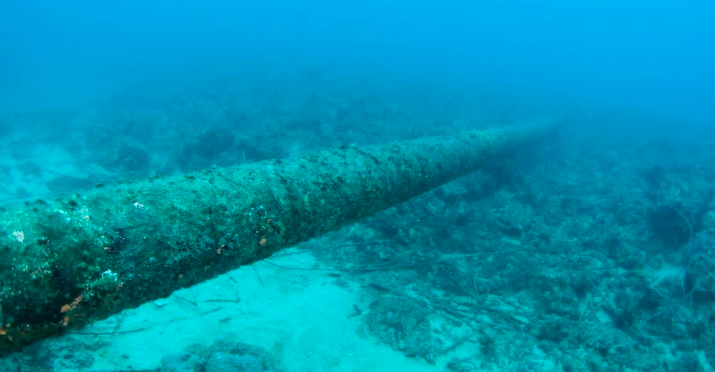
#> input picture images/img1.png, 715 x 372 px, given in place of img1.png.png, which was not available
$ python detection.py --image images/img1.png --n_image images/img1.webp
#> lines starting #> are read from the running program, lines starting #| are printed output that depends on the picture; after the words box and inside, x2 and y2 are one past the last pixel; in counts of white or black regions, pixels touching at a corner belong together; pictures that were not available may be replaced by others from this repository, and a replacement may not be noted
from distutils.log import info
from unittest import result
import cv2 as cv
from cv2 import imshow
from cv2 import split
from cv2 import Sobel
from cv2 import merge
import numpy as np
import argparse
import math
import os
from pyparsing import RecursiveGrammarException
from torch import sqrt_
from scipy.spatial.distance import pdist
from scipy.cluster.hierarchy import ward, fcluster


# Read the image
# Read the image
ap = argparse.ArgumentParser()
ap.add_argument("-i", "--image", required = True, help = "nombre de la imagen")
ap.add_argument("-n", "--n_image", required=True, help= "Número de imagen")
args = vars(ap.parse_args())
path = os.path.join('images', 'img{}.png'.format(args['image']))
n = args['n_image']
save_path = os.path.join('results', '{}.png'.format(n))
# save_path2 = os.path.join('test', 'bilatTest_grads_{}.png'.format(n))
img = cv.imread(path)
#> img is the input picture: shape (372, 715, 3); mean B, G, R 173.5, 143.9, 0.3
# [15 lines of commented-out code are left out]

def morphology_filters(edges):
        # Forma del filtro
    erosion_type = cv.MORPH_RECT
    erosion_type2 = cv.MORPH_ELLIPSE
    # El último parámetro es el tamaño del filtro, en este caso 5x5
    # element = cv.getStructuringElement(erosion_type, (4,4))
    # element2 = cv.getStructuringElement(erosion_type2, (4,4))
    element3 = cv.getStructuringElement(erosion_type2, (1,1))
    element4 = cv.getStructuringElement(erosion_type, (1,1))
    # dst = cv.erode(dst,element2)
    # dst = cv.morphologyEx(img_meanshift, cv.MORPH_CLOSE, element2)
    # dst2 = cv.morphologyEx(dst, cv.MORPH_CLOSE, element2)
    edges_erode = cv.dilate(edges, element4)
    edges_erode = cv.dilate(edges_erode, element4)

    edges_erode = cv.erode(edges_erode, element3)

    return edges_erode
#-------------------------------------  PRE-PROCESSING  ----------------------
def preprocessing(img):
    # img2 = cv.cvtColor(img, cv.COLOR_BGR2RGB)
    img_lab = cv.cvtColor(img, cv.COLOR_RGB2LAB)
#> img_lab: shape (372, 715, 3); mean of channels 0, 1, 2 154.2, 127.4, 192.6
    rows, columns, channel  = img_lab.shape
    l, a, b = cv.split(img_lab)

    l_blur = cv.medianBlur(l, 5)

    for row in range(rows):
        for column in range(columns):
            l_in=  img_lab[row, column, 0]
            l_out = (1.5*l_in) - (0.5*l_blur[row, column])
            img_lab[row, column, 0] = l_out
#> img_lab: shape (372, 715, 3); mean of channels 0, 1, 2 154.1, 127.4, 192.6

    result = cv.cvtColor(img_lab, cv.COLOR_LAB2RGB)
    result_gr = cv.cvtColor(img_lab, cv.COLOR_RGB2GRAY)
    # create a CLAHE object (Arguments are optional).
    clahe = cv.createCLAHE(clipLimit=2.0, tileGridSize=(8,8))

    img_lab[...,0] = clahe.apply(img_lab[...,0])
#> img_lab: shape (372, 715, 3); mean of channels 0, 1, 2 150.9, 127.4, 192.6


    result_prep = cv.cvtColor(img_lab, cv.COLOR_LAB2RGB)
    return result_prep

result_prep = preprocessing(img)

#--------------Clusterización -----------------------------------------#


rows, columns, channel  = result_prep.shape
features = np.zeros(shape=(rows,columns, 6))


img_bilat = cv.bilateralFilter(result_prep, 15, 90, 90)
img_meanshift = cv.pyrMeanShiftFiltering(img_bilat, 20, 20)

# img_rgb = result_prep
# img_hsv = cv.cvtColor(img_rgb, cv.COLOR_RGB2HSV)


##We apply Sobel to each channel
def splitted_sobels(img_rgb):
    # Conversion a escala de grises
    r_img , g_img, b_img = split(img_rgb)


    # [21 lines of commented-out code are left out]
    ddepth = cv.CV_16S

    r_grad_x = cv.Sobel(r_img, ddepth, 1, 0, ksize=3, scale=1, delta=0, borderType=cv.BORDER_DEFAULT)
    r_grad_y = cv.Sobel(r_img, ddepth, 0, 1, ksize=3, scale=1, delta=0, borderType=cv.BORDER_DEFAULT)

    r_abs_grad_x = cv.convertScaleAbs(r_grad_x)
    r_abs_grad_y = cv.convertScaleAbs(r_grad_y)

    g_grad_x = cv.Sobel(g_img, ddepth, 1, 0, ksize=3, scale=1, delta=0, borderType=cv.BORDER_DEFAULT)
    g_grad_y = cv.Sobel(g_img, ddepth, 0, 1, ksize=3, scale=1, delta=0, borderType=cv.BORDER_DEFAULT)

    g_abs_grad_x = cv.convertScaleAbs(g_grad_x)
    g_abs_grad_y = cv.convertScaleAbs(g_grad_y)

    b_grad_x = cv.Sobel(b_img, ddepth, 1, 0, ksize=3, scale=1, delta=0, borderType=cv.BORDER_DEFAULT)
    b_grad_y = cv.Sobel(b_img, ddepth, 0, 1, ksize=3, scale=1, delta=0, borderType=cv.BORDER_DEFAULT)

    b_abs_grad_x = cv.convertScaleAbs(b_grad_x)
    b_abs_grad_y = cv.convertScaleAbs(b_grad_y)


    #TODO: IMPLEMENTAR CALCULO DE SOBEL CON RAIZ CUADRADA
    # sqr_grad = ((grad_x ** 2) + (grad_y ** 2))**0,5

    r_abs_grad = cv.addWeighted(r_abs_grad_x, 0.5, r_abs_grad_y, 0.5, 0)
    g_abs_grad = cv.addWeighted(g_abs_grad_x, 0.5, g_abs_grad_y, 0.5, 0)
    b_abs_grad = cv.addWeighted(b_abs_grad_x, 0.5, b_abs_grad_y, 0.5, 0)

    # imshow('r_img_channel', r_abs_grad)
    # imshow('g_img_channel', g_abs_grad)
    # imshow('b_img_channel', b_abs_grad)
    # # print(np.shape(features))
    return r_abs_grad, g_abs_grad, b_abs_grad
r_abs_grad, g_abs_grad, b_abs_grad = splitted_sobels(img_meanshift)


def multi_edges(r_abs_grad, g_abs_grad, b_abs_grad):
    aperture_size = 3
    histeresys_min_thres = 100
    histeresys_max_thres = 180
    r_edges = cv.Canny(r_abs_grad, histeresys_min_thres, histeresys_max_thres, None, aperture_size)
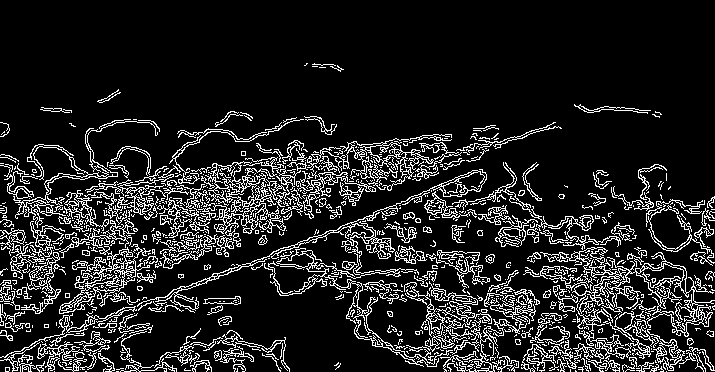
#> r_edges: shape (372, 715); 13.6% white in thin lines or dots, all inside (x1, y1, x2, y2) = (0, 63, 715, 372)
    g_edges = cv.Canny(g_abs_grad, histeresys_min_thres, histeresys_max_thres , None, aperture_size)
#> g_edges: shape (372, 715); 13.5% white in thin lines or dots, all inside (x1, y1, x2, y2) = (0, 90, 715, 372)
    b_edges = cv.Canny(b_abs_grad, histeresys_min_thres, histeresys_max_thres, None, aperture_size)
#> b_edges: shape (372, 715); 7.6% white in thin lines or dots, all inside (x1, y1, x2, y2) = (0, 120, 715, 372)
    r_edges_erode = morphology_filters(r_edges)
    g_edges_erode = morphology_filters(g_edges)
    b_edges_erode = morphology_filters(b_edges)
    return r_edges_erode, g_edges_erode, b_edges_erode, r_edges, g_edges, b_edges
r_edges_erode, g_edges_erode, b_edges_erode, r_edges, g_edges, b_edges = multi_edges(r_abs_grad,
                                                          g_abs_grad,
                                                          b_abs_grad)

# Ejecutamos Hough
def get_rgbchannel_lines(r_edges_erode, g_edges_erode, b_edges_erode, columns):

#> called with columns = 715
    min_long = int(columns*0.30)
    min_gap = int(columns*0.025)
    r_lines = cv.HoughLinesP(r_edges_erode, 1, np.pi/180, 70, 30, min_long, min_gap)
#> r_lines = 43 rows, first 6: [171, 291, 460, 185], [260, 259, 554, 322], [313, 275, 595, 340], [13, 196, 262, 218], [160, 217, 423, 156], [378, 282, 692, 343]
    g_lines = cv.HoughLinesP(g_edges_erode, 1, np.pi/180, 70, 30, min_long, min_gap)
#> g_lines = 40 rows, first 6: [262, 258, 488, 314], [1, 176, 238, 235], [76, 278, 496, 141], [312, 275, 693, 342], [489, 288, 708, 323], [0, 360, 461, 183]
    b_lines = cv.HoughLinesP(b_edges_erode, 1, np.pi/180, 70, 30, min_long, min_gap)
#> b_lines = 15 rows, first 6: [105, 194, 499, 125], [406, 292, 622, 311], [0, 271, 220, 252], [117, 184, 434, 134], [49, 205, 412, 141], [164, 195, 443, 146]

    return r_lines, g_lines, b_lines
r_lines, g_lines, b_lines = get_rgbchannel_lines(r_edges_erode,
                                                 g_edges_erode,
                                                 b_edges_erode,
                                                 columns)


printed_lines_img = img.copy()
def print_lines_and_get_all_lines(r_lines, g_lines, b_lines, printed_lines_img):
    # Dibujamos las líneas resultantes sobre una copia de la imagen original
    rp = printed_lines_img.copy()
    gp = printed_lines_img.copy()
    bp = printed_lines_img.copy()
    # dst3 = img.copy()
    # print('que pasa')
    rl = False
    gl = False
    bl = False
    if r_lines is not None:
        rl= True
        for i in range(0, len(r_lines)):

            l = r_lines[i][0]

            cv.line(printed_lines_img, (l[0], l[1]), (l[2], l[3]), (0,0,255), 1, cv.LINE_AA)
            cv.line(rp, (l[0], l[1]), (l[2], l[3]), (0,0,255), 1, cv.LINE_AA)
#> this loop made 43 passes
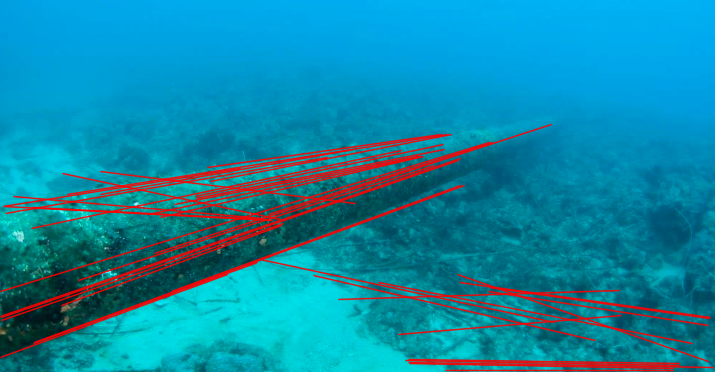
#> printed_lines_img: shape (372, 715, 3); 10.87% of pixels changed, all inside (x1, y1, x2, y2) = (0, 123, 715, 372)
    if g_lines is not None:
        gl = True
        for i in range(0, len(g_lines)):

            l = g_lines[i][0]
            cv.line(printed_lines_img, (l[0], l[1]), (l[2], l[3]), (0,0,255), 1, cv.LINE_AA)
            cv.line(gp, (l[0], l[1]), (l[2], l[3]), (0,0,255), 1, cv.LINE_AA)
#> this loop made 40 passes
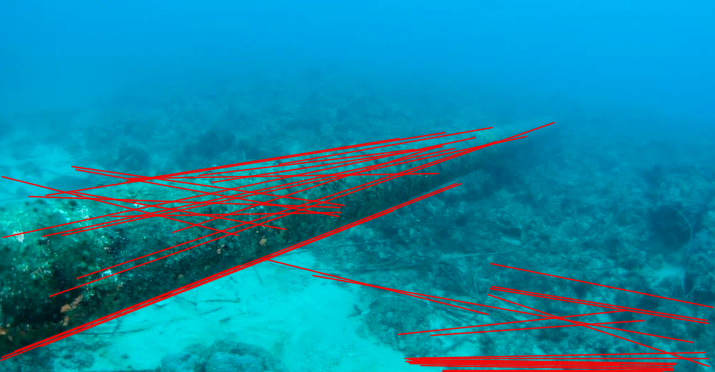
#> gp: shape (372, 715, 3); 10.26% of pixels changed, all inside (x1, y1, x2, y2) = (0, 121, 715, 372)
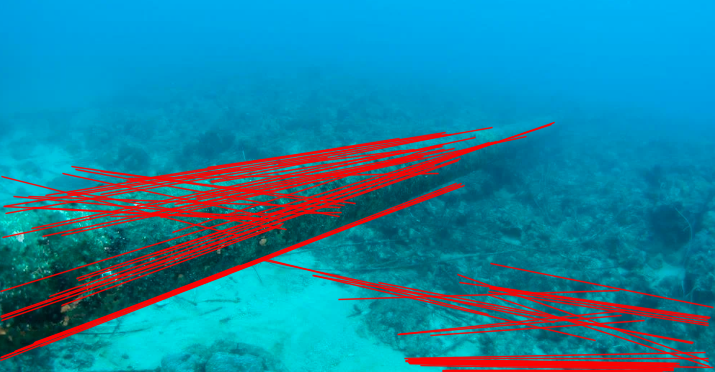
#> printed_lines_img: shape (372, 715, 3); 10.18% of pixels changed, all inside (x1, y1, x2, y2) = (0, 121, 715, 372)
    if b_lines is not None:
        bl = True
        # all_lines = b_lines
        for i in range(0, len(b_lines)):
            l = b_lines[i][0]
            cv.line(printed_lines_img, (l[0], l[1]), (l[2], l[3]), (0,0,255), 1, cv.LINE_AA)
            cv.line(bp, (l[0], l[1]), (l[2], l[3]), (0,0,255), 1, cv.LINE_AA)
#> this loop made 15 passes
#> bp: shape (372, 715, 3); 3.47% of pixels changed, all inside (x1, y1, x2, y2) = (0, 124, 698, 370)
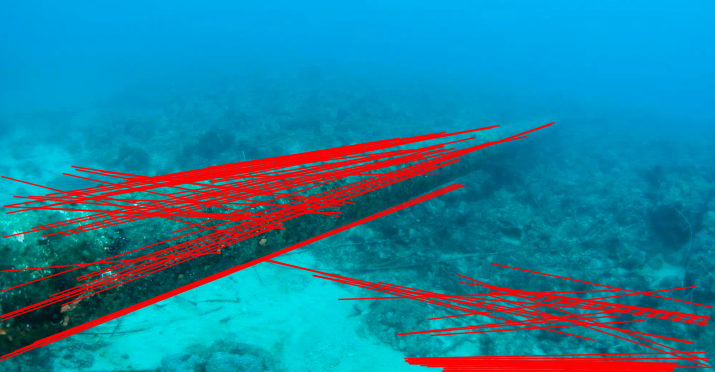
#> printed_lines_img: shape (372, 715, 3); 3.29% of pixels changed, all inside (x1, y1, x2, y2) = (0, 124, 698, 370)

    if rl and gl and bl:
        all_lines = np.concatenate((r_lines, g_lines,b_lines), axis=0)
#> all_lines = 98 rows, first 6: [171, 291, 460, 185], [260, 259, 554, 322], [313, 275, 595, 340], [13, 196, 262, 218], [160, 217, 423, 156], [378, 282, 692, 343]
    elif rl and gl:
        all_lines = np.concatenate((r_lines, g_lines), axis=0)
    elif rl and bl:
        all_lines = np.concatenate((r_lines, b_lines), axis=0)
    elif gl and bl:
        all_lines = np.concatenate((g_lines, b_lines), axis=0)
    elif rl:
        all_lines = r_lines
    elif gl:
        all_lines = g_lines
    elif bl:
        all_lines = b_lines
    return all_lines, printed_lines_img, rp, gp, bp
all_lines, printed_lines_img, rp, gp, bp = print_lines_and_get_all_lines(r_lines, g_lines, b_lines,printed_lines_img)

# [14 lines of commented-out code are left out]
# [45 lines left out: functions k_means_for_feature_vector, k_means_for_printed_lines, not called in this run]

# segmented_img = k_means_for_printed_lines(printed_lines_img)

# # cv.imshow('imgdeg',img_grad)
# cv.imshow('dst',res2)

def findparallel(all_lines, columns):
    # print(all_lines)
#> called with all_lines = array of shape (98, 1, 4), columns = 715
    parallel_lines = []
    dist_threshold = columns*0.25
    for i in range(len(all_lines)):
        for j in range(len(all_lines)):
            if (i == j):continue
            # print('linea 1 ', all_lines[i][0], ' - ', 'linea 2', all_lines[j][0])

            xa_1 = all_lines[i][0][0]
            ya_1 = all_lines[i][0][1]

            xb_1 = all_lines[i][0][2]
            yb_1 = all_lines[i][0][3]

            # print((yb_1-ya_1))
            # print(xb_1-xa_1)
            m1 = (yb_1-ya_1)/(xb_1-xa_1)
            # b1 = ya_1 - m1*xa_1


            xa_2 = all_lines[j][0][0]
            ya_2 = all_lines[j][0][1]

            xb_2 = all_lines[j][0][2]
            yb_2 = all_lines[j][0][3]

            m2 = (yb_2-ya_2)/(xb_2-xa_2)
            # [11 lines of commented-out code are left out]
            ang1 = math.degrees(math.atan(m1))
            ang2 = math.degrees(math.atan(m2))
            ang_dif = abs(ang1-ang2)
            ang_dif_threshold = 10
            # print(ang1, ' ', ang2, ' ', ang_dif)

            ## Distancia entre paralelas:
            dist_x = abs(xa_1-xa_2)
            dist_y = abs(ya_1-ya_2)


            if ( ang_dif <= ang_dif_threshold and dist_y < dist_threshold and dist_x < dist_threshold ):
             #You've found a parallel line!
                # print('cumplen la condicion')
                # parallel_lines.append(all_lines[i])
                parallel_lines.append(all_lines[j])
#> this loop made 98 passes
#> after the loop, parallel_lines = 2882 items, first 6: [[160, 217, 423, 156]], [[0, 291, 489, 142]], [[0, 316, 460, 158]], [[1, 317, 458, 160]], [[78, 280, 434, 165]], [[196, 198, 444, 149]]


                # [5 lines of commented-out code are left out]
    return parallel_lines
# [18 lines of commented-out code are left out]

printed_lines_img_2 = img.copy()
# parallel_lines = find_parallel_lines(all_lines)
parallel_lines = findparallel(all_lines, columns)
# print(g_lines)
# print(all_lines)
# print(parallel_lines)
if parallel_lines is not None:

    for i in range(0, len(parallel_lines)):

        l = parallel_lines[i][0]
        # print(l[0])
        cv.line(printed_lines_img_2, (l[0], l[1]), (l[2], l[3]), (0,0,255), 2, cv.LINE_AA)
#> this loop made 2882 passes


# Remember -> OpenCV stores things in BGR order
lowerBound = (0, 0, 255);
upperBound = (0, 0, 255);

# this gives you the mask for those in the ranges you specified,
# but you want the inverse, so we'll add bitwise_not...
final_mask = cv.inRange(printed_lines_img_2, lowerBound, upperBound, 1);
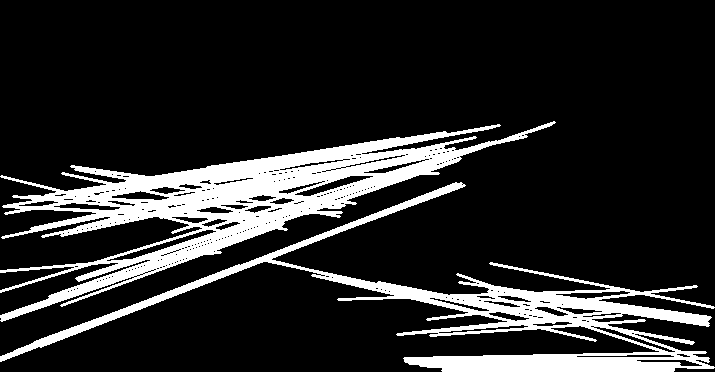
#> final_mask: shape (372, 715); 16.1% white; 2 white regions, box (x1, y1, x2, y2) and area: (0, 121, 556, 322) 24950, (0, 182, 715, 372) 17856
erosion_type = cv.MORPH_RECT
#> erosion_type = 0


element = cv.getStructuringElement(erosion_type, (12,12))
element2 = cv.getStructuringElement(erosion_type, (10,10))
final_mask = cv.dilate(final_mask, element)
#> final_mask: shape (372, 715); 32.3% white; 1 white region, box (x1, y1, x2, y2) and area: (0, 116, 715, 372) 86003

final_mask = cv.morphologyEx(final_mask, cv.MORPH_CLOSE, element2)
#> final_mask: shape (372, 715); 34% white; 1 white region, box (x1, y1, x2, y2) and area: (0, 117, 715, 372) 90522
img_final = img.copy()
img_final[final_mask==255] = (0, 0, 255)
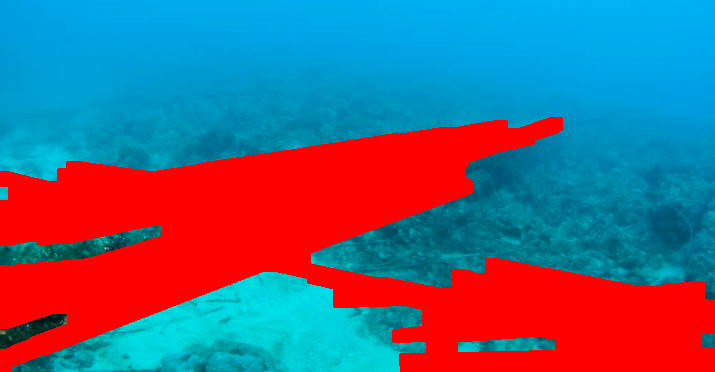
#> img_final: shape (372, 715, 3); mean B, G, R 126.9, 100.4, 86.8

cv.imwrite(save_path, img=final_mask)

# [56 lines of commented-out code are left out]

$ run again, on images/img2.png
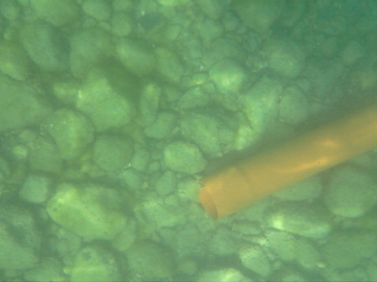
#> input picture images/img2.png, 377 x 282 px, given in place of img2.png.png, which was not available
#> img is the input picture: shape (282, 377, 3); mean B, G, R 103, 155.7, 112.6
#> r_edges: shape (282, 377); 8.3% white in thin lines or dots
#> g_edges: shape (282, 377); 10.6% white in thin lines or dots
#> b_edges: shape (282, 377); 9.6% white in thin lines or dots
#> r_lines = None
#> in get_rgbchannel_lines, `b_lines = cv.HoughLinesP(b_edges_erode, 1, np.pi/180, 70, 30, min_long..`: b_lines = [[220, 171, 376, 108], [255, 199, 376, 148]]
#> the loop in print_lines_and_get_all_lines, `for i in range(0, len(b_lines)):` made 2 passes
#> after the loop in print_lines_and_get_all_lines, `for i in range(0, len(b_lines)):`:
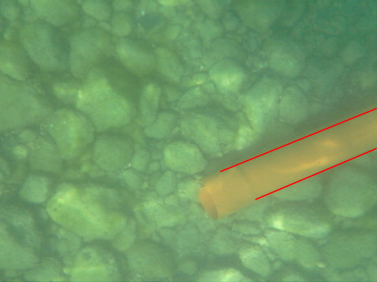
#> bp: shape (282, 377, 3); 0.79% of pixels changed, all inside (x1, y1, x2, y2) = (220, 107, 377, 201)
#> the loop in findparallel, `for i in range(len(all_lines)):` made 2 passes
#> after the loop in findparallel, `for i in range(len(all_lines)):`: parallel_lines = [[[255, 199, 376, 148]], [[220, 171, 376, 108]]]
#> the loop `for i in range(0, len(parallel_lines)): ` made 2 passes
#> erosion_type = 0
#> `img_final[final_mask==255] = (0, 0, 255)`:
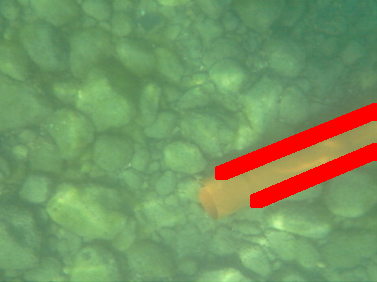
#> img_final: shape (282, 377, 3); 4.79% of pixels changed, all inside (x1, y1, x2, y2) = (215, 103, 377, 208)

$ run again, on images/img3.png
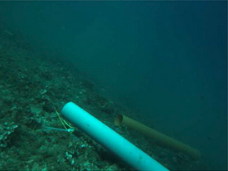
#> input picture images/img3.png, 228 x 171 px, given in place of img3.png.png, which was not available
#> img is the input picture: shape (171, 228, 3); mean B, G, R 74.3, 75.4, 7.1
#> r_edges: shape (171, 228); 7.1% white in thin lines or dots, all inside (x1, y1, x2, y2) = (0, 79, 189, 171)
#> g_edges: shape (171, 228); 7.4% white in thin lines or dots, all inside (x1, y1, x2, y2) = (0, 79, 187, 171)
#> b_edges: shape (171, 228); 5.7% white in thin lines or dots, all inside (x1, y1, x2, y2) = (0, 84, 180, 171)
#> in get_rgbchannel_lines, `r_lines = cv.HoughLinesP(r_edges_erode, 1, np.pi/180, 70, 30, min_long..`: r_lines = [[69, 101, 168, 170], [60, 109, 140, 169], [73, 101, 169, 168], [54, 108, 134, 168]]
#> in get_rgbchannel_lines, `g_lines = cv.HoughLinesP(g_edges_erode, 1, np.pi/180, 70, 30, min_long..`: g_lines = [[69, 101, 168, 170], [73, 101, 169, 168]]
#> in get_rgbchannel_lines, `b_lines = cv.HoughLinesP(b_edges_erode, 1, np.pi/180, 70, 30, min_long..`: b_lines = [[86, 112, 155, 161]]
#> `r_lines, g_lines, b_lines = get_rgbchannel_lines(r_edges_erode, g_edge..`: g_lines = [[69, 101, 168, 170], [73, 101, 169, 168]]; b_lines = [[86, 112, 155, 161]]
#> the loop in print_lines_and_get_all_lines, `for i in range(0, len(r_lines)): ` made 4 passes
#> the loop in print_lines_and_get_all_lines, `for i in range(0, len(g_lines)): ` made 2 passes
#> after the loop in print_lines_and_get_all_lines, `for i in range(0, len(g_lines)):`:
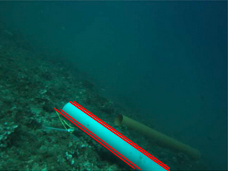
#> printed_lines_img: shape (171, 228, 3); mean B, G, R 72.4, 73.4, 11.1
#> the loop in print_lines_and_get_all_lines, `for i in range(0, len(b_lines)):` made 1 pass
#> in print_lines_and_get_all_lines, `all_lines = np.concatenate((r_lines, g_lines,b_lines), axis=0)`: all_lines = [[69, 101, 168, 170], [60, 109, 140, 169], [73, 101, 169, 168], [54, 108, 134, 168], [69, 101, 168, 170], [73, 101, 169, 168], [86, 112, 155, 161]]
#> the loop in findparallel, `for i in range(len(all_lines)):` made 7 passes
#> after the loop in findparallel, `for i in range(len(all_lines)):`: parallel_lines = 42 items, first 6: [[60, 109, 140, 169]], [[73, 101, 169, 168]], [[54, 108, 134, 168]], [[69, 101, 168, 170]], [[73, 101, 169, 168]], [[86, 112, 155, 161]]
#> the loop `for i in range(0, len(parallel_lines)): ` made 42 passes
#> erosion_type = 0
#> `img_final[final_mask==255] = (0, 0, 255)`:
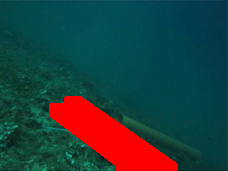
#> img_final: shape (171, 228, 3); 11% of pixels changed, all inside (x1, y1, x2, y2) = (49, 96, 178, 171)

$ run again, on images/img4.png
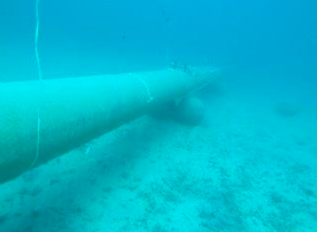
#> input picture images/img4.png, 317 x 232 px, given in place of img4.png.png, which was not available
#> img is the input picture: shape (232, 317, 3); mean B, G, R 203.7, 182.4, 0
#> r_edges: shape (232, 317); 6.4% white in thin lines or dots, all inside (x1, y1, x2, y2) = (0, 29, 317, 232)
#> b_edges: shape (232, 317); 0.92% white in thin lines or dots, all inside (x1, y1, x2, y2) = (0, 29, 209, 199)
#> in get_rgbchannel_lines, `r_lines = cv.HoughLinesP(r_edges_erode, 1, np.pi/180, 70, 30, min_long..`: r_lines = [[36, 166, 144, 114], [22, 175, 141, 117]]
#> in get_rgbchannel_lines, `g_lines = cv.HoughLinesP(g_edges_erode, 1, np.pi/180, 70, 30, min_long..`: g_lines = [[0, 81, 150, 70], [31, 168, 143, 114], [1, 185, 146, 115]]
#> b_lines = None
#> `r_lines, g_lines, b_lines = get_rgbchannel_lines(r_edges_erode, g_edge..`: r_lines = [[36, 166, 144, 114], [22, 175, 141, 117]]
#> the loop in print_lines_and_get_all_lines, `for i in range(0, len(r_lines)): ` made 2 passes
#> the loop in print_lines_and_get_all_lines, `for i in range(0, len(g_lines)): ` made 3 passes
#> in print_lines_and_get_all_lines, `all_lines = np.concatenate((r_lines, g_lines), axis=0)`: all_lines = [[36, 166, 144, 114], [22, 175, 141, 117], [0, 81, 150, 70], [31, 168, 143, 114], [1, 185, 146, 115]]
#> the loop in findparallel, `for i in range(len(all_lines)):` made 5 passes
#> after the loop in findparallel, `for i in range(len(all_lines)):`: parallel_lines = 12 items, first 6: [[22, 175, 141, 117]], [[31, 168, 143, 114]], [[1, 185, 146, 115]], [[36, 166, 144, 114]], [[31, 168, 143, 114]], [[1, 185, 146, 115]]
#> the loop `for i in range(0, len(parallel_lines)): ` made 12 passes
#> erosion_type = 0
#> `img_final[final_mask==255] = (0, 0, 255)`:
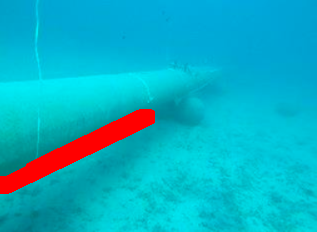
#> img_final: shape (232, 317, 3); 4.43% of pixels changed, all inside (x1, y1, x2, y2) = (0, 109, 155, 194)
